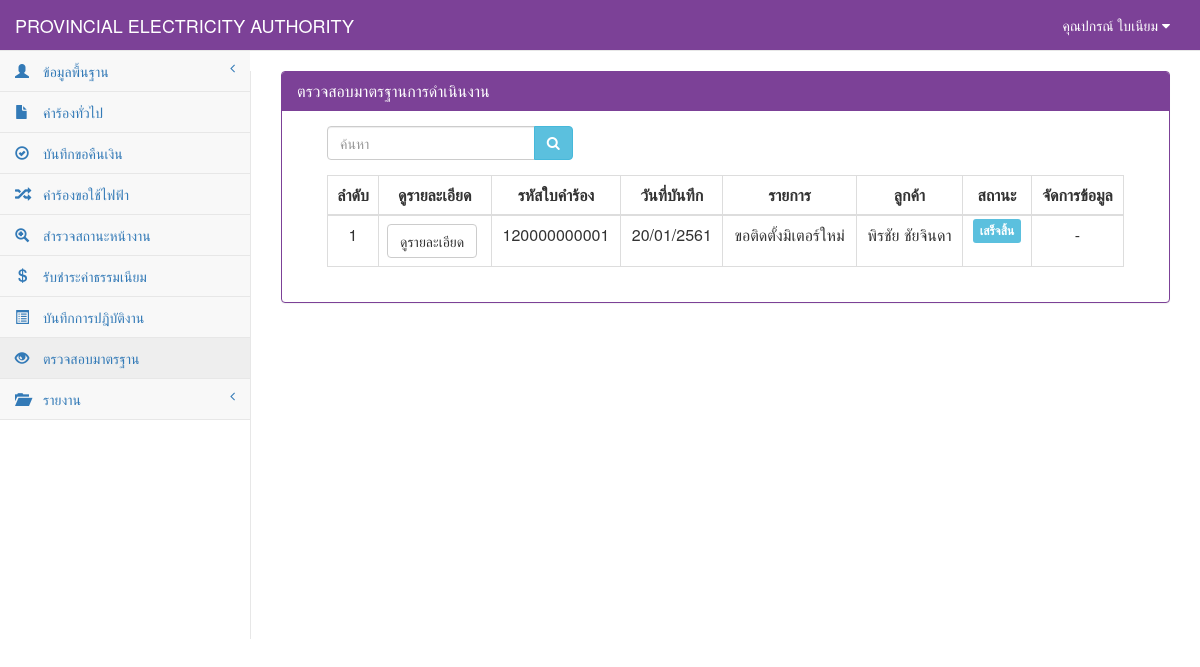
/investigate_show.php (signed in), run on an earlier commit of the app's database.
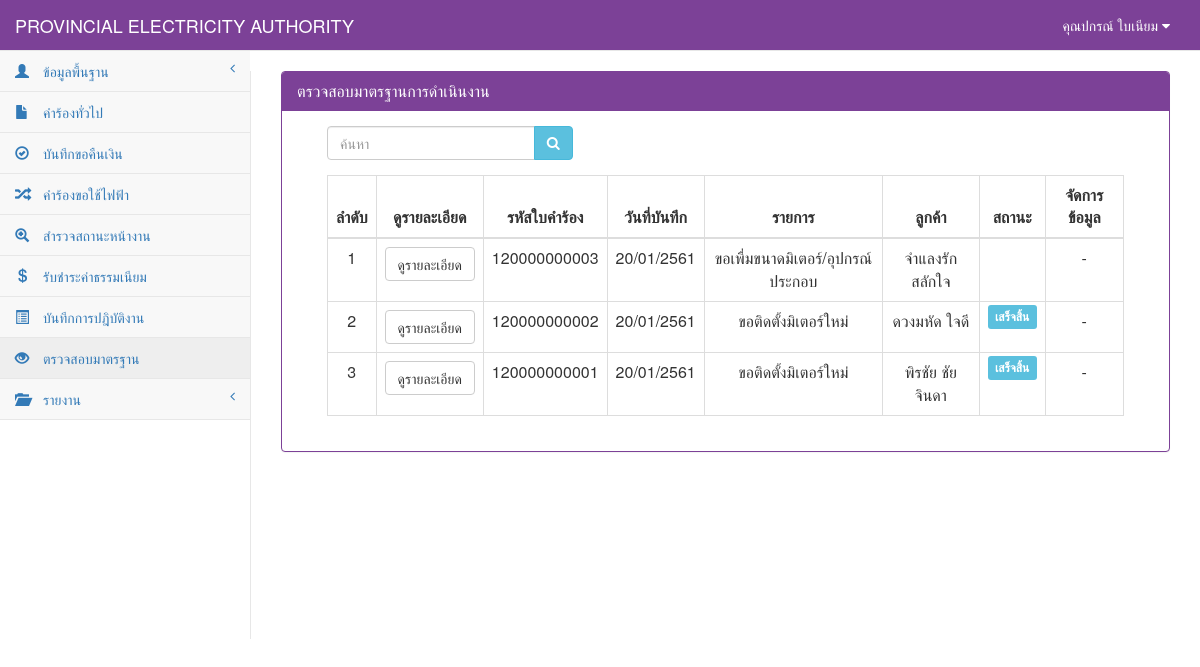
And on a later commit of the database.
### tables this page shows
CREATE TABLE `tb_electricity` (
  `re_id` char(12) NOT NULL,
  `re_date` date NOT NULL,
  `re_branch` varchar(50) NOT NULL,
  `user_id` char(13) NOT NULL,
  `cus_id` char(13) NOT NULL,
  `re_place_type` int(1) NOT NULL,
  `re_place_other` varchar(50) NOT NULL,
  `re_place_name` varchar(50) NOT NULL,
  `re_place_homeid` varchar(20) NOT NULL,
  `re_place_number` varchar(20) NOT NULL,
  `re_place_village` varchar(20) NOT NULL,
  `re_place_room` varchar(10) NOT NULL,
  `re_place_floor` varchar(5) NOT NULL,
  `re_place_alley` varchar(50) NOT NULL,
  `re_place_alleyway` varchar(50) NOT NULL,
  `re_place_road` varchar(50) NOT NULL,
  `re_place_villno` varchar(2) NOT NULL,
  `re_place_district` varchar(30) NOT NULL,
  `re_place_canton` varchar(30) NOT NULL,
  `re_place_province` varchar(30) NOT NULL,
  `re_place_post` varchar(10) NOT NULL,
  `re_place_tel` char(10) NOT NULL,
  `re_place_fax` char(10) NOT NULL,
  `re_place_email` varchar(30) NOT NULL,
  `re_place_service` varchar(10) NOT NULL,
  `re_contact_place` varchar(100) NOT NULL,
  `re_contact_homeid` varchar(20) NOT NULL,
  `re_contact_number` varchar(20) NOT NULL,
  `re_contact_village` varchar(20) NOT NULL,
  `re_contact_room` varchar(10) NOT NULL,
  `re_contact_floor` varchar(5) NOT NULL,
  `re_contact_alley` varchar(50) NOT NULL,
  `re_contact_alleyway` varchar(50) NOT NULL,
  `re_contact_road` varchar(50) NOT NULL,
  `re_contact_villno` varchar(2) NOT NULL,
  `re_contact_district` varchar(30) NOT NULL,
  `re_contact_canton` varchar(30) NOT NULL,
  `re_contact_province` varchar(30) NOT NULL,
  `re_contact_post` varchar(10) NOT NULL,
  `re_contact_tel` char(10) NOT NULL,
  `re_contact_fax` char(10) NOT NULL,
  `re_contact_email` varchar(30) NOT NULL,
  `re_want_type` int(2) NOT NULL,
  `re_want_other` varchar(100) NOT NULL,
  `re_detail` varchar(100) NOT NULL,
  `re_use_type` int(1) NOT NULL,
  `re_use_other` varchar(255) NOT NULL,
  `re_dateset` date NOT NULL,
  `re_keep_type` int(1) NOT NULL,
  `re_keep_name` varchar(255) NOT NULL,
  `re_keep_homeid` varchar(20) NOT NULL,
  `re_keep_number` varchar(20) NOT NULL,
  `re_keep_village` varchar(20) NOT NULL,
  `re_keep_room` varchar(20) NOT NULL,
  `re_keep_floor` varchar(5) NOT NULL,
  `re_keep_alley` varchar(50) NOT NULL,
  `re_keep_alleyway` varchar(50) NOT NULL,
  `re_keep_road` varchar(50) NOT NULL,
  `re_keep_villno` varchar(2) NOT NULL,
  `re_keep_district` varchar(30) NOT NULL,
  `re_keep_canton` varchar(30) NOT NULL,
  `re_keep_province` varchar(30) NOT NULL,
  `re_keep_post` varchar(10) NOT NULL,
  `re_keep_tel` char(10) NOT NULL,
  `re_keep_fax` char(10) NOT NULL,
  `re_keep_email` varchar(30) NOT NULL,
  `re_picture` varchar(255) NOT NULL,
  `re_status` int(1) NOT NULL,
  `re_pay` int(1) NOT NULL,
  PRIMARY KEY  (`re_id`,`re_keep_district`)
);

CREATE TABLE `tb_customer` (
  `cus_id` char(13) NOT NULL,
  `cus_first` int(2) NOT NULL,
  `cus_name` varchar(50) NOT NULL,
  `cus_type` varchar(30) NOT NULL,
  `cus_code` char(9) NOT NULL,
  `cus_tax` char(13) NOT NULL,
  `cus_homeid` varchar(20) NOT NULL,
  `cus_number` varchar(20) NOT NULL,
  `cus_village` varchar(20) NOT NULL,
  `cus_room` varchar(10) NOT NULL,
  `cus_floor` varchar(5) NOT NULL,
  `cus_alley` varchar(50) NOT NULL,
  `cus_alleyway` varchar(50) NOT NULL,
  `cus_road` varchar(50) NOT NULL,
  `cus_vilno` varchar(2) NOT NULL,
  `cus_district` varchar(30) NOT NULL,
  `cus_canton` varchar(30) NOT NULL,
  `cus_province` varchar(30) NOT NULL,
  `cus_post` varchar(10) NOT NULL,
  `cus_tel` char(10) NOT NULL,
  `cus_fax` char(10) NOT NULL,
  `cus_email` varchar(30) NOT NULL,
  PRIMARY KEY  (`cus_id`)
);

### connect_db.php (called while the page is built, shortened)
<?php
$dbname="pea";
?>

### investigate_show.php (the view, shortened to what the changed rows need)
<?php
include "connect_db.php";
function getlistname($want_type, $other) {
    if ($want_type == 0) {
        $want = "ขอติดตั้งมิเตอร์ใหม่";
    } elseif ($want_type == 1) {
        $want = "ขอตัดฝากมิเตอร์โดยไม่ใช้ไฟฟ้า";
    } elseif ($want_type == 2) {
        $want = "ขอต่อกลับการใช้ไฟฟ้า";
    } elseif ($want_type == 3) {
        $want = "ขอเพื่มขนาดมิเตอร์/อุปกรณ์ประกอบ";
    } elseif ($want_type == 4) {
        $want = "ขอเปลี่ยนประเภทมิเตอร์";
    } elseif ($want_type == 5) {
        $want = "ขอหยุดซ่อมแซมเครื่องจักรประจำปี";
    } elseif ($want_type == 6) {
        $want = "ขอใช้ไฟฟ้าชั่วคราวแบบเหมาจ่าย";
    } elseif ($want_type == 7) {
        $want = "ขอติดตั้งไฟฟ้าชั่วคราว";
    } elseif ($want_type == 8) {
        $want = "ขอตัดฝากมิเตอร์ใช้เพื่อแสงสว่างไม่ลด CT";
    } elseif ($want_type == 9) {
        $want = "ขอยกเลิกเลิกการใช้ไฟฟ้า";
    } elseif ($want_type == 10) {
        $want = "ชอลดขนาดมิเตอร์/อุปกรณ์ประกอบ";
    } elseif ($want_type == 11) {
        $want = "ขอใช้ไฟฟ้าสาธารณะ";
    } elseif ($want_type == 12) {
        $want = "ขอตัดมิเตอร์ใช้เพื่อแสงสว่างลด CT";
    } elseif ($want_type == 13) {
        $want = "ขอย้ายจุดติดตั้งมิเตอร์/อุปกรณ์ประกอบ";
    } elseif ($want_type == 14) {
        $want = "ขอเปลี่ยนมิเตอร์กรณีชำรุด";
    } elseif ($want_type == 15) {
        $want = "ขอใช้ไฟฟ้าตู้โทรศัพท์ต่อตรง";
    } elseif ($want_type == 16) {
        $want = $other;
    }
    return $want;
}
function Dateim($mydate) {
    $d = split("-", $mydate);
    $mydate = $d[2] . "/" . $d[1] . "/" . ($d[0] + 543);
    return "$mydate";
}
?>
<!DOCTYPE html>
<html>
    <head>
        <link href="vendor/bootstrap/css/bootstrap.css" rel="stylesheet">
        <link href="vendor/metisMenu/metisMenu.css" rel="stylesheet">
        <link href="dist/css/sb-admin-2.css" rel="stylesheet">
        <link href="vendor/font-awesome/css/font-awesome.css" rel="stylesheet" type="text/css">
    </head>
    <body>
        <div id="page-wrapper">
            <div class="panel panel-primary">
                <div class="panel-heading">
                    <h2 class="panel-title">ตรวจสอบมาตรฐานการดำเนินงาน</h2>
                </div>
                <div class="panel-body">
                    <div class="col-sm-12">
                        <div class="col-sm-12">
                            <div class="table-responsive">
                                <table width="100%" class="table table-bordered table-hover">
                                    <thead>
                                        <tr>
                                            <th class=" text-center" >ลำดับ</th>
                                            <th class=" text-center">ดูรายละเอียด</th>
                                            <th class=" text-center" >รหัสใบคำร้อง</th>
                                            <th class=" text-center" >วันที่บันทึก</th>
                                            <th class=" text-center" >รายการ</th>
                                            <th class=" text-center" >ลูกค้า</th>
                                            <th class=" text-center" >สถานะ</th>
                                            <th class=" text-center">จัดการข้อมูล</th>
                                        </tr>
                                    </thead>
                                    <tbody>
                                        <?php
                                        $page = 0;
                                        $sql = "select * from tb_electricity where re_id like '%" . $_POST[search] . "%'  order by re_id desc";
                                        $result = mysql_db_query($dbname, $sql);
                                        if (mysql_num_rows($result) > 0) {
                                            while ($array = mysql_fetch_array($result)) {
                                                $sqlcus = "select * from tb_customer where cus_id='" . $array[cus_id] . "'";
                                                $resultcus = mysql_db_query($dbname, $sqlcus);
                                                $arraycus = mysql_fetch_array($resultcus);
                                                if ($array[re_status] == "5") {
                                                    $status = "รอการแก้ไข";
                                                    $label = "danger";
                                                } elseif ($array[re_status] == "4") {
                                                    $status = "ไม่ผ่านการตรวจสอบ";
                                                    $label = "warning";
                                                } elseif ($array[re_status] == "3"){
                                                    $status = "รอตรวจสอบ";
                                                    $label = "info";
                                                }elseif ($array[re_status] == "6"){
                                                    $status = "เสร็จสิ้น";
                                                    $label = "info";
                                                }
                                                $wanttype = getlistname($array[re_want_type], $array[re_place_other]);
                                                    $page++;
                                                ?>
                                                <tr>
                                                    <td class="text-center"><?= $page ?></td>
                                                    <td><a class="btn btn-default" href="investigate_view.php?id=<?= $array[re_id] ?>">ดูรายละเอียด</a></td>
                                                    <td class=" text-center"><?= $array[re_id] ?></td>
                                                    <td class=" text-center"><?= Dateim($array[re_date]); ?></td>
                                                    <td class=" text-center"><?= $wanttype ?></td>
                                                    <td class="text-center"><?= $arraycus[cus_name] ?></td>
                                                    <td class="text-center"><span class="label label-<?= $label ?>"><?= $status ?></span></td>
                                                    <td>
                                                        <div  align="center">
                                                                <?php if($array[re_status]=="3"){ ?>
                                                                    <a class="btn btn-default" href="investigate_add.php?id=<?= $array[re_id] ?>"><i class="fa fa-check"> ดำเนินการตรวจสอบ</i></a>
                                                                <?php }elseif ($array[re_status]=="4"){ ?>
                                                                    <a class="btn btn-default" href="investigate_add.php?id=<?= $array[re_id] ?>"><i class="fa fa-check"> แก้ไข</i></a>
                                                                <?php }elseif ($array[re_status]=="5"){ ?>
                                                                    <a class="btn btn-default" href="investigate_add.php?id=<?= $array[re_id] ?>"><i class="fa fa-check"> ตรวจสอบใหม่</i></a>
                                                                <?php }else{ ?>
                                                                   -
                                                                <?php } ?>
                                                                    </div>
                                                    </td>
                                                </tr>
                                                <?php
                                            }
                                        } else {
                                            ?>
                                            <tr><td colspan="8" align="center">ไม่พบข้อมูล</td></tr>
                                            <?php
                                        }
                                        ?>
                                    </tbody>
                                </table>
                            </div>
                        </div>
                    </div>
                </div>
            </div>
        </div>
    </body>
</html>

What changed in the data, as far as the page shows it:
added tb_electricity: array "120000000003", array "20/01/2561", wanttype "ขอเพื่มขนาดมิเตอร์/อุปกรณ์ประกอบ", cus.cus_name "จำแลงรัก สลักใจ"
added tb_electricity: array "120000000002", array "20/01/2561", wanttype "ขอติดตั้งมิเตอร์ใหม่", cus.cus_name "ดวงมหัด ใจดี", status "เสร็จสิ้น"
